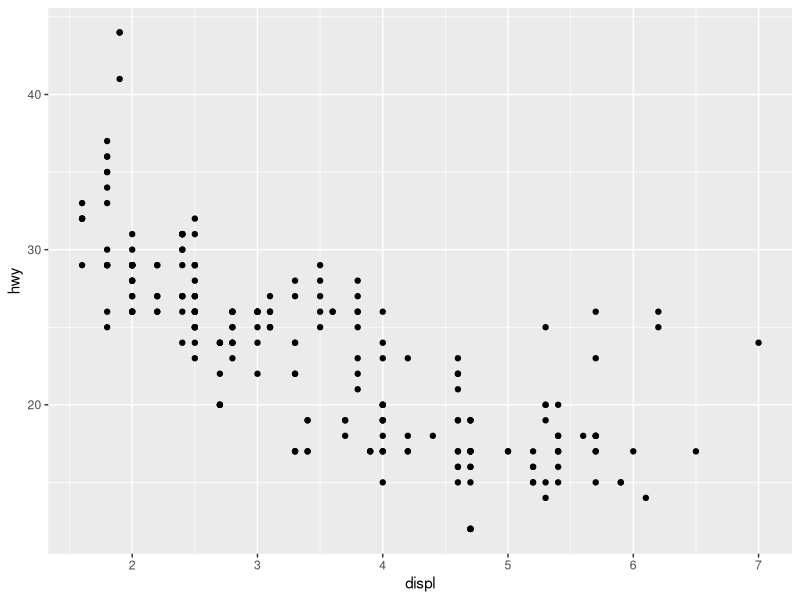
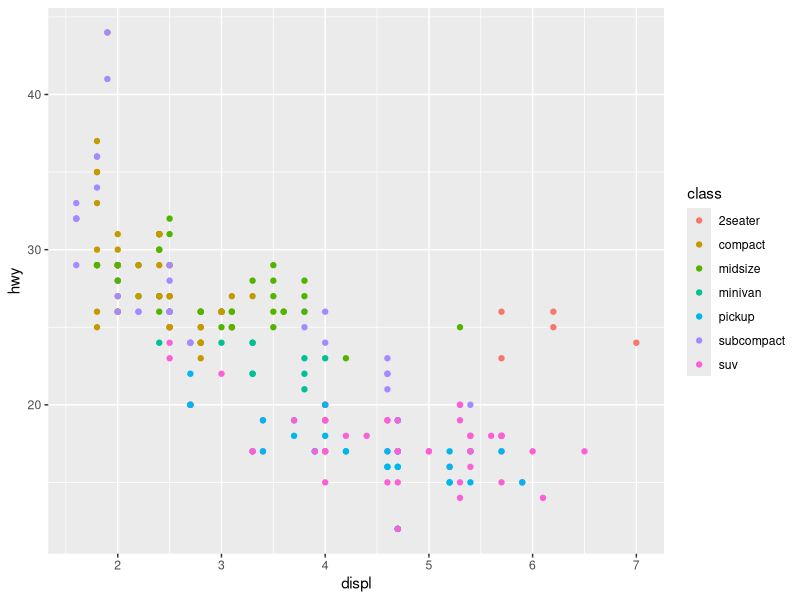
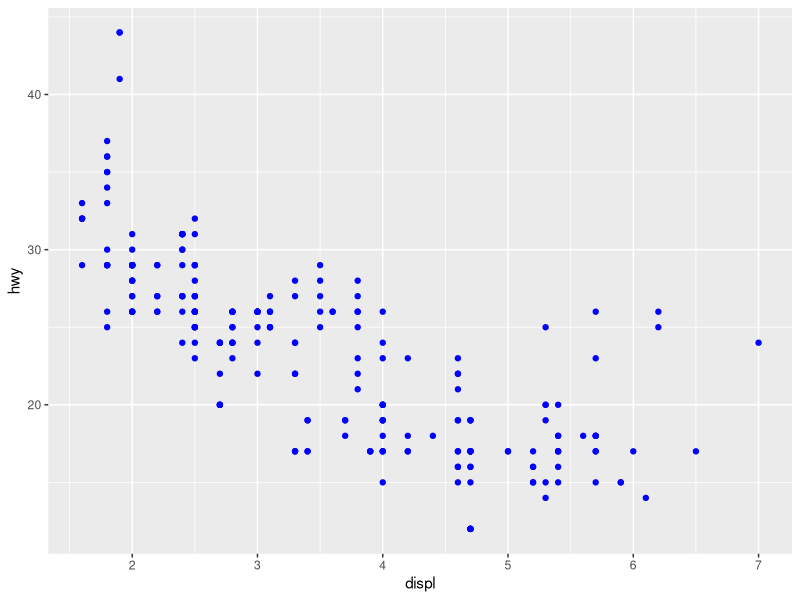
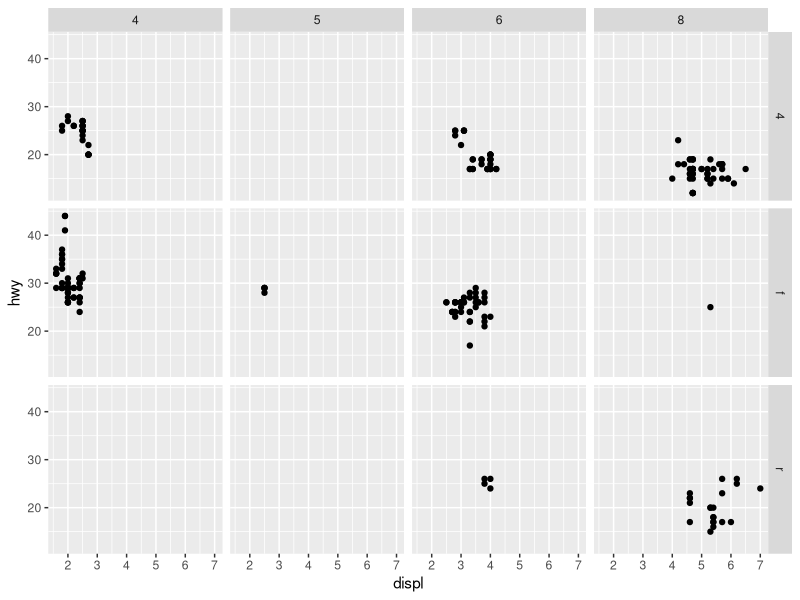
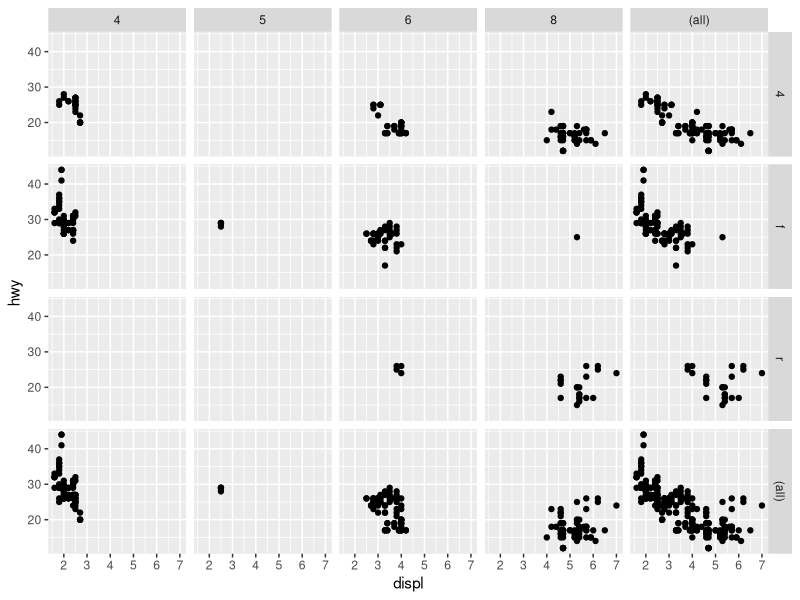
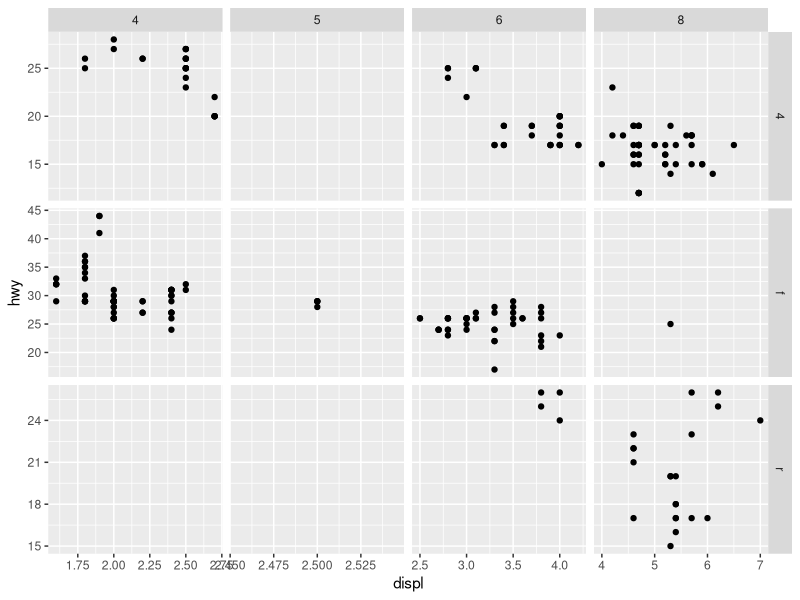
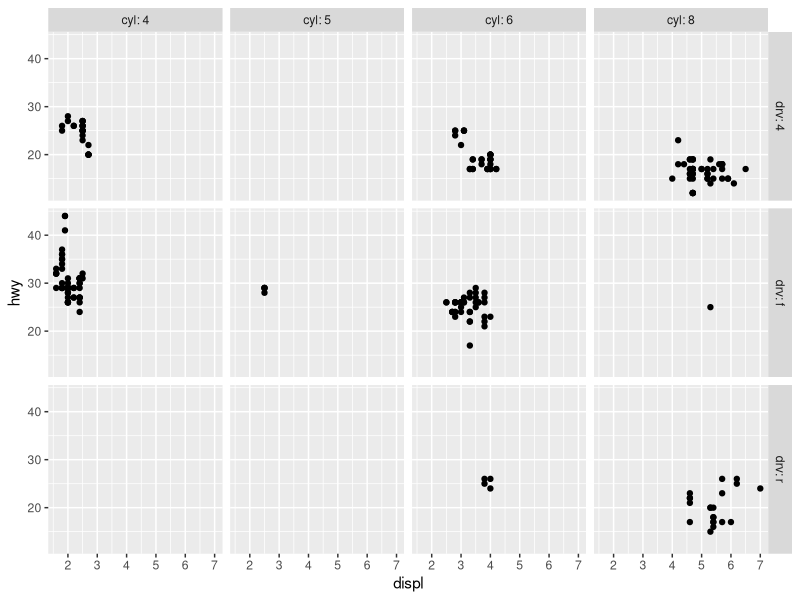
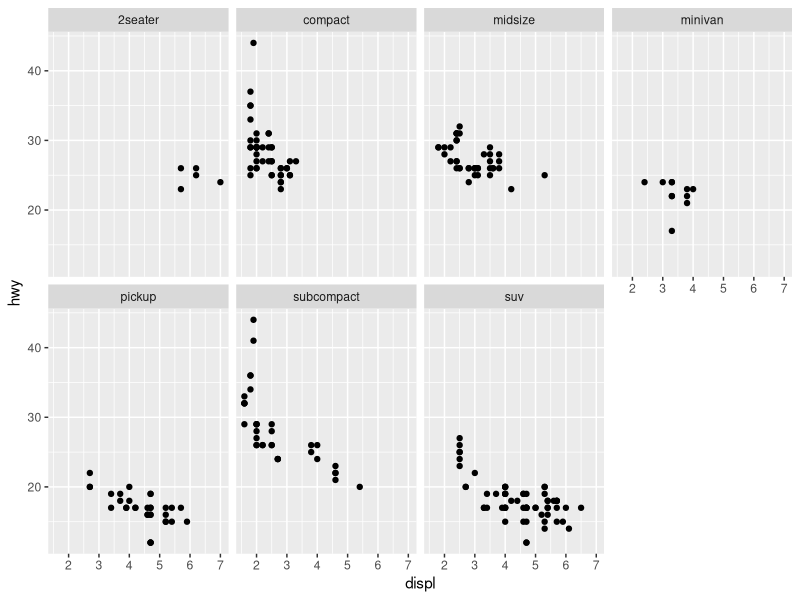

The R source for these figures, in order:
## ---- chunk 1
knitr::opts_chunk$set(echo = FALSE)
## ---- chunk 2
# Load the library
library(stats)

# Define the data
soft_drink <- c(5,10,12,4,9)
new_registers <- c(7,10,9,4,5)
dairy_section <- c(10,9,6,11,7)

# Combine the data into a data frame
data <- data.frame("Y"=c(soft_drink, new_registers,dairy_section),"X"=rep(c("soft_drink", "new_registers", "dairy_section"),each=5))

# Run the one-way ANOVA
result <- aov(Y~X, data)

# Summarize the results
summary(result)
## ---- chunk 3
library(ggplot2)
data("mpg")
ggplot(data = mpg) +
 geom_point(mapping = aes(x = displ, y = hwy))

## ---- chunk 4
ggplot(data = mpg) +
 geom_point(mapping = aes(x = displ, y = hwy, color =class))
## ---- chunk 5
ggplot(mpg, aes(x = displ, y = hwy)) +
  geom_point(color = "blue")
## ---- chunk 6
ggplot(data = mpg) +
geom_point(mapping = aes(x = displ, y = hwy)) +
facet_grid(drv ~ cyl)

## ---- chunk 7
ggplot(data = mpg) +
 geom_point(mapping = aes(x = displ, y = hwy)) +
 facet_grid(drv ~ cyl, margins=TRUE)
## ---- chunk 8
ggplot(data = mpg) +
 geom_point(mapping = aes(x = displ, y = hwy)) +
 facet_grid(drv ~ cyl, scales='free')
## ---- chunk 9
ggplot(data = mpg) +
 geom_point(mapping = aes(x = displ, y = hwy)) +
 facet_grid(drv ~ cyl, labeller=label_both)
## ---- chunk 10
ggplot(data = mpg) +
 geom_point(mapping = aes(x = displ, y = hwy)) +
 facet_wrap(~ class, nrow = 2)
## ---- chunk 11

ggplot(mpg, aes(x = displ, y = hwy)) +
  geom_point()

## ---- chunk 12

## ---- chunk 13
ggplot(mpg, aes(x = displ, y = hwy)) +
  geom_smooth()
## ---- chunk 14
ggplot(data = mpg, aes(x = class)) +
  geom_bar()
## ---- chunk 15
ggplot(data = mpg, aes(x = hwy)) +
  geom_histogram()
## ---- chunk 16
ggplot(mpg, aes(x = hwy, y = displ))+
  geom_polygon()
## ---- chunk 17
ggplot(data = mpg) +
 geom_point(mapping = aes(x = displ, y = hwy)) +
 geom_smooth(mapping = aes(x = displ, y = hwy))
## ---- chunk 18
# color aesthetic passed to each geom layer
ggplot(mpg, aes(x = displ, y = hwy, color = class)) +
  geom_point() +
  geom_smooth(se = FALSE)

## ---- chunk 19
# color aesthetic specified for only the geom_point layer
ggplot(mpg, aes(x = displ, y = hwy)) +
  geom_point(aes(color = class)) +
  geom_smooth()
## ---- chunk 20
ggplot(data = mpg) +
 geom_smooth(mapping = aes(x = displ, y = hwy,linetype=drv))
## ---- chunk 21
ggplot(data = diamonds) +
 geom_bar(mapping = aes(x = cut))
## ---- chunk 22
ggplot(data = diamonds) +
 stat_count(mapping = aes(x = cut))
## ---- chunk 23
ggplot(data = diamonds) +
 stat_summary(mapping = aes(x = cut, y = depth),
 fun.ymin = min,
 fun.ymax = max,
 fun.y = median)
## ---- chunk 24
ggplot(data = diamonds) +
 geom_bar(mapping = aes(x = cut, fill = clarity),
 position = "fill")
## ---- chunk 25
ggplot(data = diamonds) +
 geom_bar(mapping = aes(x = cut, fill = clarity),
 position = "dodge")
## ---- chunk 26
ggplot(data = mpg) +
 geom_point(mapping = aes(x = displ, y = hwy))
## ---- chunk 27
ggplot(data = mpg) +
 geom_point(mapping = aes(x = displ, y = hwy),
 position = "jitter")
## ---- chunk 28
ggplot(data = mpg, mapping = aes(x = class, y = hwy)) +
 geom_boxplot()
ggplot(data = mpg, mapping = aes(x = class, y = hwy)) +
 geom_boxplot() +
 coord_flip()

## ---- chunk 29
nz=map_data("nz")
ggplot(nz, aes(long, lat, group = group)) +
geom_polygon(fill = "white", color = "black")

ggplot(nz, aes(long, lat, group = group)) +
 geom_polygon(fill = "white", color = "black") +
 coord_quickmap()
## ---- chunk 30
library(ggplot2)
bar = ggplot(data = diamonds) +
 geom_bar(mapping = aes(x = cut, fill = cut),
 show.legend = TRUE,
 width = 1) +
 labs(x = NULL, y = NULL)
bar
## ---- chunk 31
bar + coord_flip()
bar + coord_polar()
## ---- chunk 32
ggplot(mpg, aes(x=class, y=hwy)) + 
  geom_boxplot() +
  theme_bw()
## ---- chunk 33
ggplot(mpg, aes(x=class, y=hwy)) + 
  geom_boxplot() +
  theme_gray(base_size = 15)
## ---- chunk 34
ggplot(mpg, aes(x=class, y=hwy)) + 
  geom_boxplot() +
  theme_void()
## ---- chunk 35
ggplot(mpg, aes(x=class, y=hwy)) + 
  geom_boxplot() +
  theme_dark()
## ---- chunk 36
ggplot(mpg, aes(x=class, y=hwy)) + 
  geom_boxplot() +
  theme_linedraw()
## ---- chunk 37
ggplot(mpg, aes(x=class, y=hwy)) + 
  geom_boxplot() +
  theme_light()
## ---- chunk 38
ggplot(mpg, aes(x=class, y=hwy)) + 
  geom_boxplot() +
  theme_minimal()
## ---- chunk 39
ggplot(mpg, aes(x=class, y=hwy)) + 
  geom_boxplot() +
  theme_classic()
## ---- chunk 40
ggplot(mpg, aes(x=class, y=hwy)) + 
  geom_boxplot() +
  theme (panel.background = element_rect(fill = "lightblue",size = 0.5, linetype = "solid"))
## ---- chunk 41
data(iris)
ggplot(iris,aes(Sepal.Length,Petal.Length,colour=Species)) +
 geom_point() +
 theme(legend.position="bottom")
## ---- chunk 42
ggplot(iris,aes(Sepal.Length,Petal.Length,colour=Species)) +
 geom_point() +
labs(title ="IRISPLOT", subtitle = "Scatterplot",caption = "Relationship between Sepal.Length and Petal.Length")
## ---- chunk 43
ggplot(iris,aes(Sepal.Length,Petal.Length,colour=Species)) +
 geom_point() +
 annotate(geom = "text",x=6,y=5,label="Hello")
## ---- chunk 44
library(ggplot2)
# Basic scatter plot
ggplot(mpg, aes(x=displ, y=hwy)) +
  geom_point()
# Change the point shape
ggplot(mpg, aes(x=displ, y=hwy)) +
  geom_point(shape=18)
# change shape, color, fill, size
ggplot(mpg, aes(x=displ, y=hwy)) +
  geom_point(shape=23, fill="blue", color="darkred", size=3)
## ---- chunk 45
# Basic box plot
p=ggplot(mpg, aes(x=class, y=hwy)) + 
  geom_boxplot()
p
## ---- chunk 46

p + coord_flip()

## ---- chunk 47
# Notched box plot
ggplot(mpg, aes(x=class, y=hwy)) + 
  geom_boxplot(notch=TRUE)
## ---- chunk 48
ggplot(mpg, aes(x=class, y=hwy)) + 
  geom_boxplot(outlier.colour="red", outlier.shape=8,
                outlier.size=4)
## ---- chunk 49
# Basic histogram
ggplot(data=mpg, aes(x=cty)) + 
  geom_histogram()
## ---- chunk 50
# Change the width of bins
ggplot(data=mpg, aes(x=cty)) + 
  geom_histogram(binwidth=3)
## ---- chunk 51
ggplot(data=mpg, aes(x=cty)) +
geom_histogram(col="black",fill="blue",alpha = 0.5,binwidth =3)
## ---- chunk 52
ggplot(data=mpg, aes(x=cty)) +
geom_histogram(col="black",fill="red",binwidth =3,linetype="dashed")
## ---- chunk 53
# Basic stripchart
ggplot(ToothGrowth, aes(x=dose, y=len)) + 
  geom_jitter()
# Change the position
# 0.2 : degree of jitter in x direction
p=ggplot(ToothGrowth, aes(x=dose, y=len)) + 
  geom_jitter(position=position_jitter(0.2))
p
# Rotate the stripchart
p + coord_flip()
## ---- chunk 54
# Change point size
ggplot(ToothGrowth, aes(x=dose, y=len)) + 
  geom_jitter(position=position_jitter(0.2), cex=1.2)
# Change shape
ggplot(ToothGrowth, aes(x=dose, y=len)) + 
  geom_jitter(position=position_jitter(0.2), shape=17)
## ---- chunk 55
# stripchart with mean points
p + stat_summary(fun.y=mean, geom="point", shape=18,
                 size=3, color="red")
# stripchart with median points
p + stat_summary(fun.y=median, geom="point", shape=18,
                 size=3, color="red")
## ---- chunk 56
df = as.data.frame(table(mpg$drv))
colnames(df) = c("class", "freq")
pie = ggplot(df, aes(x = "", y=freq, fill = factor(class))) +
 geom_bar(width = 1,stat = "identity")+
coord_polar("y",start=0)
pie
## ---- chunk 57
pie + scale_fill_manual(values=c("blue", "pink", "red"))
## ---- chunk 58
pie + scale_fill_grey() + theme_minimal()
